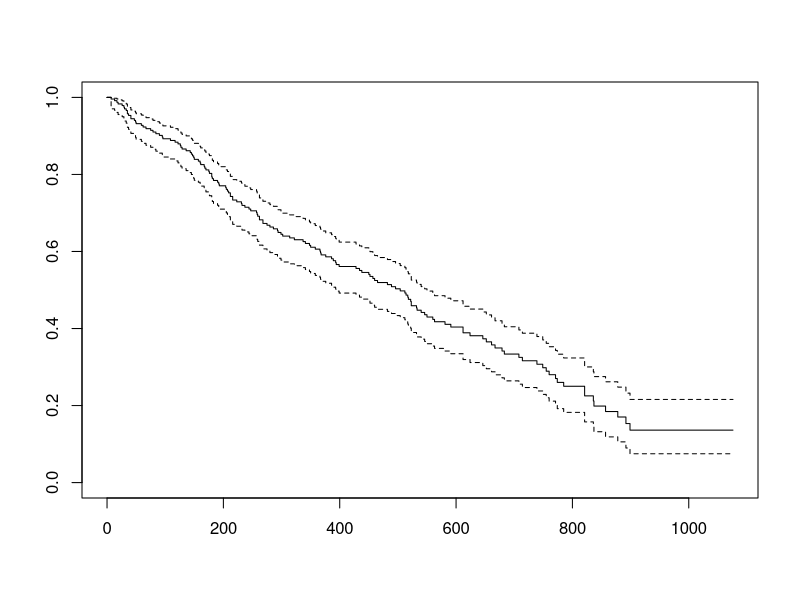
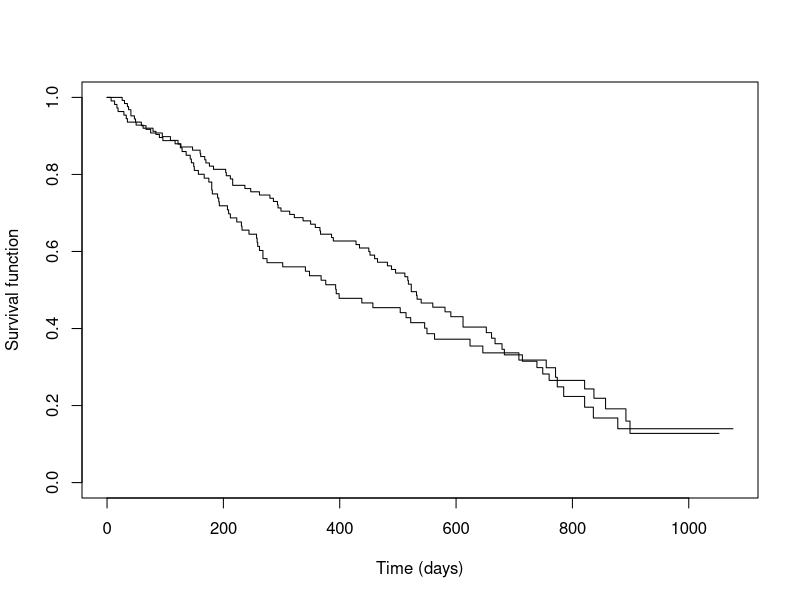
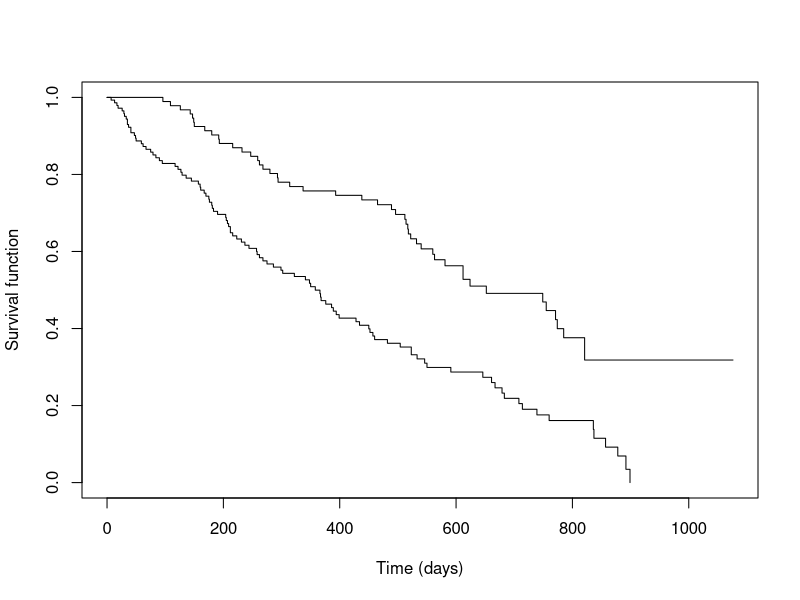

Here is the R script that generated these plots, in order:
## ---- chunk 1
# Clear environment
rm(list=ls())

# Setup options
knitr::opts_chunk$set(echo=FALSE, warning=FALSE, message=FALSE, results='hide')
options(knitr.kable.NA = '-', digits = 2)
labs = knitr::all_labels()
labs = labs[!labs %in% c("setup", "allcode")]
## ---- chunk 2
# Load relevant packages
library(survival)
library(dplyr)

# Load data
methadone <- read.csv("../data/methadone.csv")

# Handle missing data

## ---- chunk 3
#### Question 1 ####

# Maintenance group survival times
mtnc_surv <- survival::Surv(
  time = c(9,12,13,18,23,28,31,34,45,45,48,161),
  event = c(1,1,0,1,1,0,1,1,1,0,1,0))
# Control group survival times
ctrl_surv <- survival::Surv(
  time = c(4,5,8,8,10,12,16,23,27,30,38,43,45),
  event = c(1,1,1,1,0,1,0,1,1,1,1,1,1))
  
## ---- chunk 4
mtnc_fit <- survival::survfit(mtnc_surv ~ 1, conf.type = "log-log")
summary(mtnc_fit) %>% names

## ---- chunk 5
ctrl_fit <- survfit(ctrl_surv ~ 1, conf.type = "log-log")
summary(ctrl_fit) %>% names

## ---- chunk 6

## ---- chunk 7
#### QUESTION 2 ####
# Plot K-M estimator of survival
meth_surv <- with(methadone, Surv(time, event))
meth_fit <- survfit(meth_surv ~ 1, conf.type = "log-log")
plot(meth_fit)

# Estimate survival to one year
summary(meth_fit, times = 365)

## ---- chunk 8
# Median estimate by survfit
meth_fit # complementary log-log CI

median(meth_surv) # untransformed CI

## ---- chunk 9
## Plot KM estimator for patients with and without a history of incarceration
meth_fit2 <- survfit(meth_surv ~ prison, conf.type = "log-log", data = methadone) 
meth_fit2 %>%
  plot(xlab = "Time (days)", ylab = "Survival function")

## ---- chunk 10
# Compare survival probability at 8 months
summary(meth_fit2, times = 8*30)

## ---- chunk 11
# Log-rank test of significance of prison coefficient
survival::survdiff(meth_surv ~ prison, data = methadone)

## ---- chunk 12

## ---- chunk 13

## ---- chunk 14
# Plot KM estimator for patients with dosage above versus below 60 mg/day
methadone$dose.bin <- ifelse(methadone$dose > 60, 1, 0)

fit3 <- survfit(meth_surv ~ dose.bin, conf.type = "log-log", data = methadone) 
fit3 %>% plot(xlab = "Time (days)", ylab = "Survival function")

# Compare survival probability at 8 months
summary(fit3, times = 8*30)

# Log-rank test of significance of dosage coefficient
survdiff(meth_surv ~ dose.bin, data = methadone)

## ---- chunk 15
# Stratified log-rank test of significance of prison coefficient adjusting for clinic
survdiff(meth_surv ~ dose.bin + strata(clinic), data = methadone)

## ---- chunk 16

